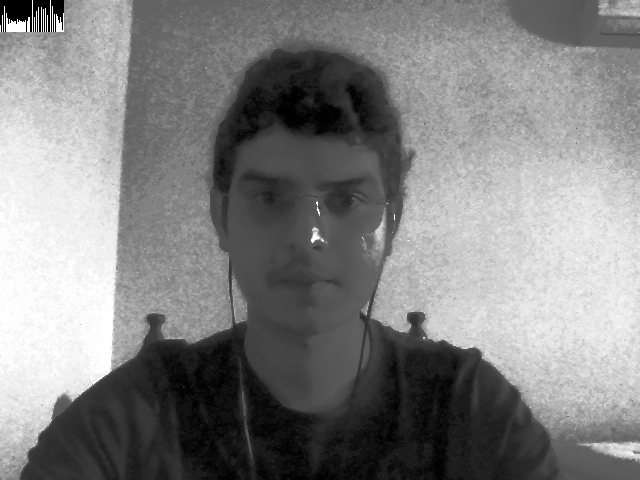
//> input picture codigos/DCA0445 - Processamento Digital de Imagens/Exercicios/4.2/q1/imagemEqualizada.png, 640 x 480 px, given in place of the camera
$ ./motiondetector   (built with g++ and OpenCV 4)
//> lines starting //> are read from the running program, lines starting //| are printed output that depends on the picture; after the words box and inside, x2 and y2 are one past the last pixel; in counts of white or black regions, pixels touching at a corner belong together
#include <iostream>
#include <opencv2/opencv.hpp>

using namespace cv;
using namespace std;

int main(int argc, char **argv)
{

    cv::Mat image, hist, hist_anterior;
    cv::VideoCapture cap;
    int width, height;
    int nbins = 64;
    float range[] = {0, 255};
    const float *histrange = {range};
    bool uniform = true;
    bool acummulate = false;
    int key, cont = 0;
    float diferenca;

    cap.open(0);

    if (!cap.isOpened())
    {
        std::cout << "cameras indisponiveis";
        return -1;
    }

    cap.set(cv::CAP_PROP_FRAME_WIDTH, 640);
    cap.set(cv::CAP_PROP_FRAME_HEIGHT, 480);
    width = cap.get(cv::CAP_PROP_FRAME_WIDTH);
    height = cap.get(cv::CAP_PROP_FRAME_HEIGHT);

    std::cout << "largura = " << width << std::endl;
    std::cout << "altura  = " << height << std::endl;

    int histw = nbins, histh = nbins / 2;
    // Matriz do histogrma imagem
    cv::Mat histImg(histh, histw, CV_8UC1, Scalar(0, 0, 0));
    // Matriz do histogrma imagem anterior
    cv::Mat histImg_anterior(histh, histw, CV_8UC1, Scalar(0, 0, 0));
    while (true)
    {
        cont++;
        cap >> image;
//> image is the input picture: 480 rows x 640 cols, CV_8UC3; min 0, max 255, mean 129.8
        // imagem cinza
        cv::cvtColor(image, image, cv::COLOR_BGR2GRAY);
//> image: 480 rows x 640 cols, CV_8UC1
        // histograma da imagem
        cv::calcHist(&image, 1, 0, Mat(), hist, 1,
                     &nbins, &histrange,
                     uniform, acummulate);
//> hist = 64 values, max 14592 at index 50, min 0 at index 1, mean 4777.2
        diferenca = 1;
        // normalizando os histogramas
        cv::normalize(hist, hist, 0, histImg.rows, cv::NORM_MINMAX, -1, cv::Mat());
//> hist = 64 values, max 32 at index 50, min 0 at index 1, mean 10.48
        cv::normalize(hist_anterior, hist_anterior, 0, histImg.rows, cv::NORM_MINMAX, -1, cv::Mat());

        // zerando as matrizes
        histImg.setTo(cv::Scalar(0));
        for (int i = 0; i < nbins; i++)
        {
            // Desenhando os histogramas
            cv::line(histImg,
                     cv::Point(i, histh),
                     cv::Point(i, histh - cvRound(hist.at<float>(i))),
                     cv::Scalar(255, 255, 255), 1, 8, 0);
        }
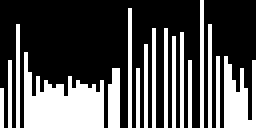
//> histImg: 32 rows x 64 cols, CV_8UC1 (shown 4 times larger); 32.9% white; 17 white regions (5 under 20 px), largest, box (x1, y1, x2, y2) and area: (6, 13, 26, 32) 225, (56, 14, 64, 32) 99, (27, 17, 30, 32) 41
        // copiando para a imagem da camera os histogramas
        histImg.copyTo(image(cv::Rect(0, 0, nbins, histh)));
//> image: 480 rows x 640 cols, CV_8UC1; min 0, max 255, mean 129.8
        if (cont == 1)
        {
            // histograma da imagem anterior
            cv::calcHist(&image, 1, 0, Mat(), hist_anterior, 1,
                         &nbins, &histrange,
                         uniform, acummulate);
//> hist_anterior = 64 values, max 14592 at index 50, min 0 at index 1, mean 4777.2
        }
        else if (cont == 10)
        {
            cont = 0;
            diferenca = cv::compareHist(hist, hist_anterior, HISTCMP_CORREL);
            std::cout << diferenca << std::endl;
        }

        if (diferenca < 0.99)
        {
            cv::putText(image, "Movimento detectado!", cv::Point(70, 30),
                        FONT_HERSHEY_SIMPLEX, .7,
                        Scalar(0, 0, 0, 0), 2);
            cv::imwrite("imagem_movimento.png", image);
        }

        cv::imwrite("imagem_original.png", image);
        cv::imshow("Imagem", image);
        key = cv::waitKey(30);
//> the Esc key is pressed
        if (key == 27)
            break;
    }
    return 0;
}
